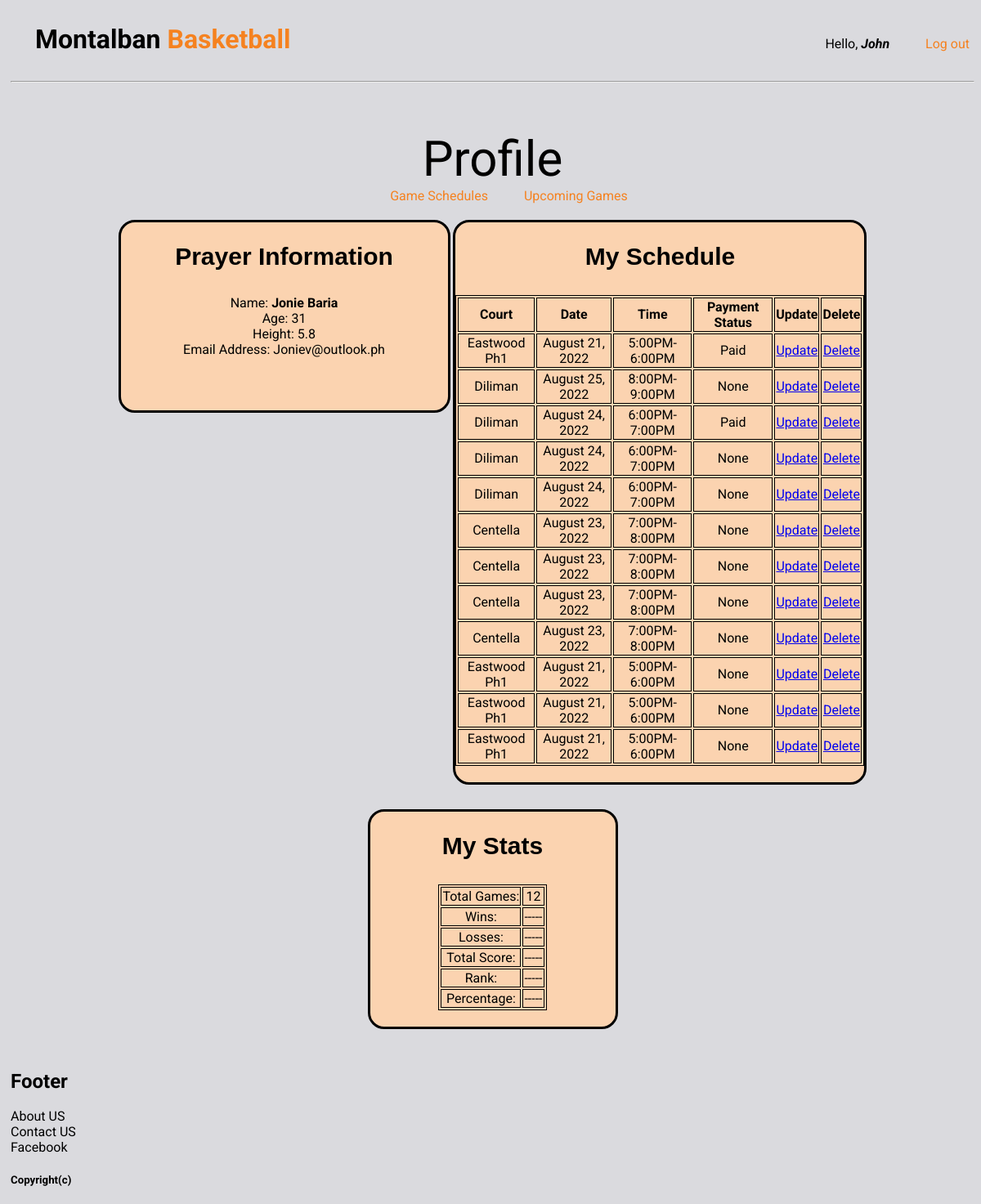
Screenshot of /profile/ (signed in) with the database file from the repository.
### gametime/models.py (models this page shows, shortened)
class Player(models.Model):
	user = models.OneToOneField(User, null=True, on_delete=models.CASCADE)
	name = models.CharField(max_length=200, null=True, blank=True)
	age = models.CharField(max_length=200, null=True, blank=True)
	profile_pic = models.ImageField(null=True, blank=True)
	height = models.CharField(max_length=200, null=True, blank=True)
	phone = models.CharField(max_length=200, null=True, blank=True)
	email = models.CharField(max_length=200, null=True, blank=True)

class Booking(models.Model):
	STATUS = (
		('waiting for players...', 'waiting for players...'),
		('Complete Players', 'Complete Players'),
		('Rescheduled', 'Rescheduled'),
		('Now Playing', 'Now Playing'),
		('Game Ended', 'Game Ended'),
		)
	player = models.ForeignKey(Player, null=True, blank=True, on_delete= models.SET_NULL)
	schedule = models.ForeignKey(Schedule, null=True,blank=True, on_delete= models.SET_NULL)
	date_booked = models.DateTimeField(auto_now_add=True, blank=True)
	status= models.CharField(max_length=200, null=True, blank=True, choices=STATUS)
	payment = models.ForeignKey(Tag, null=True, blank=True, on_delete= models.SET_NULL)

class Schedule(models.Model):
	COURTS = (
		('Eastwood Ph1', 'Eastwood Ph1'),
		('Eastwood Ph2', 'Eastwood Ph2'),
		('Diliman', 'Diliman'),
		('Eastwind', 'Eastwind'),
		('Centella', 'Centella'),
		)
	TIME = (
		('5:00PM-6:00PM', '5:00PM-6:00PM'),
		('6:00PM-7:00PM', '6:00PM-7:00PM'),
		('7:00PM-8:00PM', '7:00PM-8:00PM'),
		('8:00PM-9:00PM', '8:00PM-9:00PM'),
		)
	court = models.CharField(max_length=200, null=True,blank=True, choices=COURTS)
	schedule = models.CharField(max_length=200, null=True, blank=True, choices=TIME)
	statman = models.CharField(max_length=200, blank=True, null=True)
	price = models.FloatField(null=True, blank=True,)
	date = models.CharField(max_length=200, blank=True, null=True)

class Tag(models.Model):
	payment = models.CharField(max_length=200, null=True, blank=True,)
	def __str__(self):
		return str(self.payment)

### gametime/decorators.py (the view)
		def wrapper_func(request, *args, **kwargs):
			group = None
			if request.user.groups.exists():
				group = request.user.groups.all()[0].name
			if group in allowed_roles:
				return view_func(request, *args, **kwargs)
			else:
				return HttpResponse('You are not authorized to view this.')
			return view_func(request, *args, **kwargs)

### gametime/views.py (called while the page is built)
@allowed_users(allowed_roles=['players','admin'])
def PlayerProf(request):
    playerr = request.user.player.booking_set.all()
    totalbooking=playerr.count()
    context = {'playerr':playerr, 'totalbooking': totalbooking}
    return render(request,'gametime/profile.html', context)

### gametime/templates/gametime/profile.html (shortened to what this page needs)
 {% extends 'gametime/main.html' %}
 {% block content %}
    <div align="center">
        <p style="display: inline-block; font-size: 60px; font-weight: 400; text-align: center; font-family: Roboto; margin-top: 50px">Profile</p>
        <p> <span style="margin-left: 40px"><a style="color: #f58220; text-decoration: none; font-family: roboto" href="{% url 'Schedgames' %}"> Game Schedules</a></span>
    <span style="margin-left: 40px"><a style="color: #f58220; text-decoration: none; font-family: roboto" href="{% url 'matchups' %}"> Upcoming Games</a></span></p>
    </div>
        <div class="profilepage" align="center">
    <div class="plyrinfo">
            <h2 align="center"class="profilepageplyr"> Prayer Information</h2>
            <div>
                <p>Name: <b>{{request.user.player.name }}</b></p>
                <p>Age: {{request.user.player.age }}</p>
                <p>Height: {{request.user.player.height }}</p>
                <p>Email Address: {{request.user.player.email }}</p>
            </div>
    </div>
    <div class="plyrsched">
            <h2 align="center"class="profilepageplyr"> My Schedule</h2>
            <div>
                <table align="center">
                    <tr>
                        <th>Court</th>
                        <th>Date</th>
                        <th>Time</th>
                        <th>Payment Status</th>
                        <th>Update</th>
                        <th>Delete</th>
                    </tr>
                    {% for player in playerr %}
                    <tr>
                        <td>{{player.schedule.court}}</td>
                        <td>{{player.schedule.date}}</td>
                        <td>{{player.schedule.schedule}}</td>
                        <td>{{player.payment}}</td>
                        <td><a href="{% url 'update_booking' player.id %}">Update</a></td>
                        <td><a href="{% url 'delete_booking' player.id %}">Delete</a></td>
                    </tr>
                    {% endfor %}
                </table>
            </div>
    </div>
    <div class="plyrstats">
            <h2 align="center"class="profilepageplyr">My Stats</h2>
            <div>
                <table border="1">
                <tr> <td>Total Games: </td> <td>{{totalbooking}}</td> </tr>
                <tr> <td>Wins: </td> <td>-----</td> </tr>
                <tr> <td>Losses: </td> <td>-----</td> </tr>
                <tr> <td>Total Score: </td> <td>-----</td> </tr>
                <tr> <td>Rank: </td> <td>-----</td> </tr>
                <tr> <td>Percentage:</td> <td>-----</td> </tr>
                </table>
            </div>
        </div>
    </div>
 {% endblock %}

### gametime/templates/gametime/main.html (shortened to what this page needs)
<!DOCTYPE html>
<html>
<head>
</head>
<body style="background-color:#dadade; padding-left: 5px;">
<div style="margin-bottom:10px">
	<div style="display:inline-block;"><h1 style="display: inline-block;margin-right: 650px; margin-left: 30px; font-family: Roboto;">Montalban <span style="color:#f58220;">Basketball</span></h1>
	</div>
	<div align="center" style="display: inline-block;font-family: roboto;">Hello, <b><i>{{request.user}}</i></b>
	<p style="display: inline-block; "><span style="margin-left: 40px; color:#f58220; font-family: roboto"><a style="color: #f58220; text-decoration: none;" href="{% url 'logout' %}">Log out</a></span></p>
	</div>
</div>
<hr>
	{%block content%}
	{% endblock %}
	<div style="font-family: roboto"><h2>Footer</h2>
	<p>About US</p>
	<p>Contact US</p>
	<p>Facebook</p>
	<h5>Copyright(c)</h5></div>
</body>
</html>

### gametime/templates/gametime/main.html (style rules this page uses)
table, th, td { border: 1px solid black; text-align: center; }
.profilepageplyr { font-family: Arial; font-family: Roboto; font-family: Arial; font-size: 30px; font-weight: bold; margin-bottom: 30px; }
p { margin: 0; }
.plyrinfo { background-color: #fbd3b0; margin-bottom: 30px; display: inline-block; width: 400px; vertical-align: top; height: 230px; border-radius: 20px; border-style: solid; border-color: black; }
.plyrsched { background-color: lightpink; border-radius: 20px; border-style: solid; border-color: black; font-family: Roboto; }
.plyrsched { background-color: #fbd3b0; margin-bottom: 30px; display: inline-block; width: 500px; vertical-align: top; padding-bottom: 20px; }
.plyrstats { background-color: lightgreen; border-radius: 20px; border-style: solid; border-color: black; font-family: Roboto; }
.plyrstats { background-color: #fbd3b0; margin-bottom: 30px; display: inline-block; width: 300px; padding-bottom: 20px; border-radius: 20px; border-style: solid; border-color: black; font-family: Roboto; }
.profilepage { width: auto; padding-top: 20px; margin: 0 auto; align: center; font-family: Roboto; }

### rows the page displays
Booking: schedule.court "Eastwood Ph1", schedule "August 21, 2022", schedule.schedule "5:00PM-6:00PM", payment "Paid"
Booking: schedule.court "Diliman", schedule "August 25, 2022", schedule.schedule "8:00PM-9:00PM", payment "None"
Booking: schedule.court "Diliman", schedule "August 24, 2022", schedule.schedule "6:00PM-7:00PM", payment "Paid"
Booking: schedule.court "Diliman", schedule "August 24, 2022", schedule.schedule "6:00PM-7:00PM", payment "None"
Booking: schedule.court "Diliman", schedule "August 24, 2022", schedule.schedule "6:00PM-7:00PM", payment "None"
Booking: schedule.court "Centella", schedule "August 23, 2022", schedule.schedule "7:00PM-8:00PM", payment "None"
Booking: schedule.court "Centella", schedule "August 23, 2022", schedule.schedule "7:00PM-8:00PM", payment "None"
Booking: schedule.court "Centella", schedule "August 23, 2022", schedule.schedule "7:00PM-8:00PM", payment "None"
Booking: schedule.court "Centella", schedule "August 23, 2022", schedule.schedule "7:00PM-8:00PM", payment "None"
Booking: schedule.court "Eastwood Ph1", schedule "August 21, 2022", schedule.schedule "5:00PM-6:00PM", payment "None"
Booking: schedule.court "Eastwood Ph1", schedule "August 21, 2022", schedule.schedule "5:00PM-6:00PM", payment "None"
Booking: schedule.court "Eastwood Ph1", schedule "August 21, 2022", schedule.schedule "5:00PM-6:00PM", payment "None"

### other values shown
{{ request.user }} "John"
{{ request.user.player.name }} "Jonie Baria"
{{ request.user.player.age }} "31"
{{ request.user.player.height }} "5.8"
{{ request.user.player.email }} "Joniev@outlook.ph"
{{ totalbooking }} "12"
